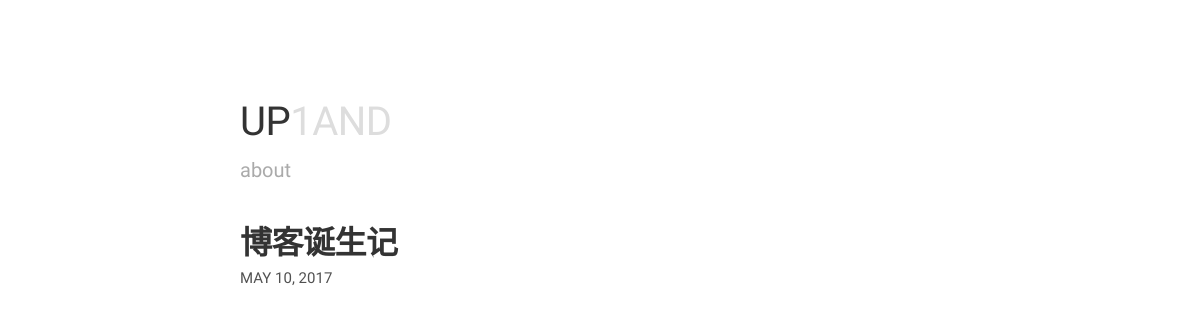
Before: / with the older database file.
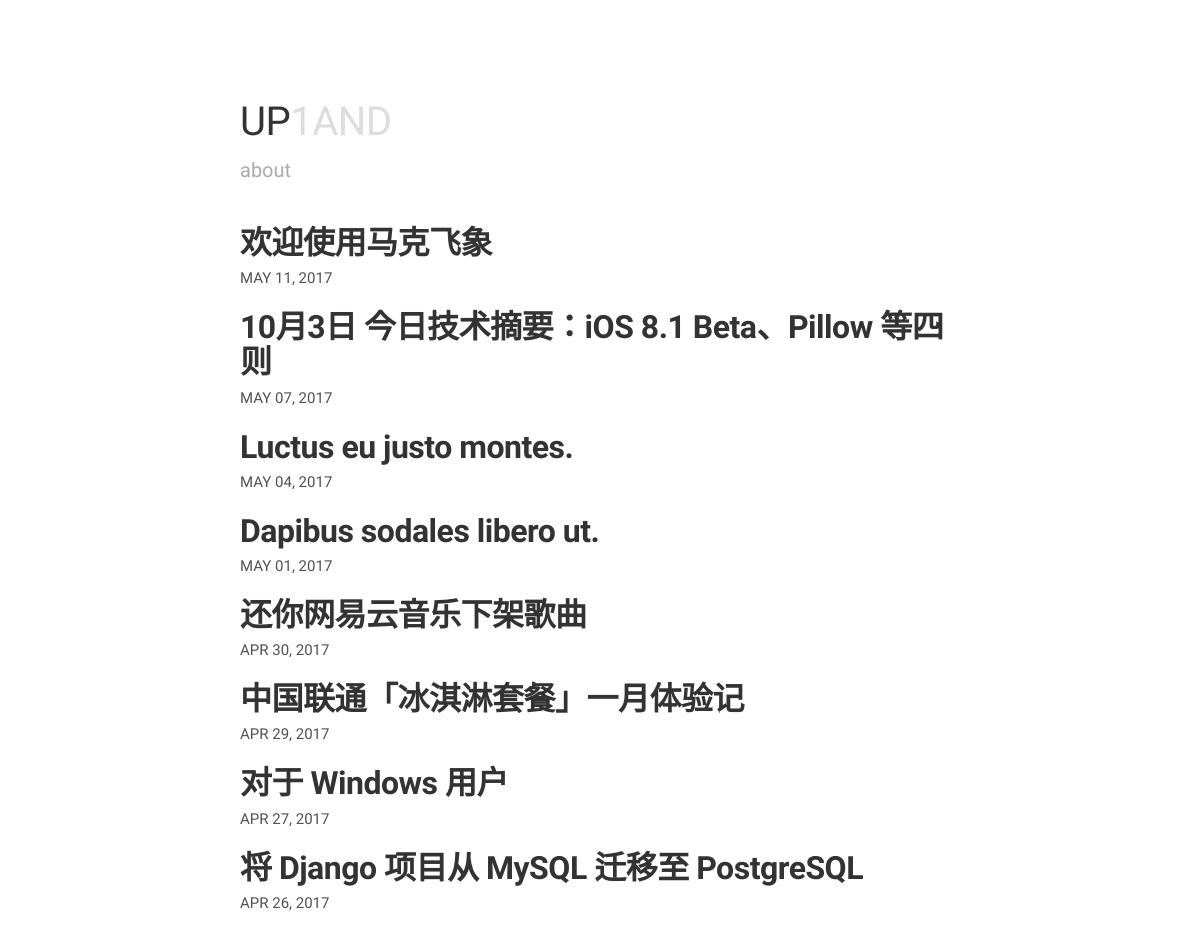
After: the same page with the newer database file.
### app/models.py (models this page shows, shortened)
class Post(db.Model):
    __tablename__ = 'posts'
    id = db.Column(db.Integer, primary_key=True)
    title = db.Column(db.String(64))
    slug = db.Column(db.String(64))
    content = db.Column(db.String)
    created = db.Column(db.DateTime, default=datetime.datetime.utcnow)
    modified = db.Column(db.DateTime, onupdate=datetime.datetime.utcnow)
    type = db.Column(db.String(10), default='post')
    status = db.Column(db.Boolean)
    order = db.Column(db.Integer, default=0)
    views = db.Column(db.Integer, default=1)
    comment_status = db.Column(db.Boolean)
    author_id = db.Column(db.Integer, db.ForeignKey('users.id'))
    metas = db.relationship('Meta',
                        secondary=post_metas,
                        backref=db.backref('posts', lazy='dynamic'))

### app/main/views.py (the view)
@main.route('/')
def index():
    arg_page = request.args.get('page', 1, type=int)
    pagination = Post.query.filter_by(type='post').order_by(Post.created.desc()).paginate(arg_page, per_page=10, error_out=False)
    posts = pagination.items
    return render_template('index.html', posts=posts, pagination=pagination)

### app/templates/index.html (shortened to what this page needs)
{% extends "base.html" %}
{% block content %}
<div class="content list">
{% for post in posts %}
  <div class="list-item">
    <h2 class="list-post-title">
      <a href="{{ url_for('main.post', post_id=post.id) }}">{{ post.title }}</a>
    </h2>
    <div class="list-post-date">
      <time>{{ post.created|strftime }}</time>
    </div>
  </div>
{% endfor %}
</div>
{% endblock %}

### app/templates/base.html (shortened to what this page needs)
<!doctype html>
<html>
<head>
    <link rel="stylesheet" href="{{ url_for('static', filename='css/style.css') }}">
</head>
<body>
  <div class="container">
    {% include "header.html" %}
    {% block content %}{% endblock %}
  </div>
</body>
</html>

### app/templates/header.html (shortened to what this page needs)
<header class="masthead">
  {% if request.path == '/' %}
  <h1 class="masthead-title">
    <a href="{{ url_for('main.index') }}/">UP<span>1AND</span></a>
  </h1>
  <nav class="masthead-nav">
    <a href="{{ url_for('main.page', slug='about') }}" class="menu-link">about</a>
  </nav>
  {% else %}
  <h1 class="masthead-title--small">
    <a href="{{ url_for('main.index') }}">UP1AND</a>
  </h1>
  {% endif %}
</header>

### app/static/css/style.css (style rules this page uses)
* { -webkit-box-sizing: border-box; -moz-box-sizing: border-box; box-sizing: border-box; }
html, body { margin: 0; padding: 0; }
html { font-family: "Source Sans Pro", "Helvetica Neue", Helvetica, Arial, sans-serif; font-size: 18px; font-weight: 300; line-height: 1.6; }
@media (min-width: 38em) { html { font-size: 20px; } }
body { color: #515151; background-color: #fff; -webkit-text-size-adjust: 100%; -ms-text-size-adjust: 100%; }
a { color: #268bd2; text-decoration: none; }
h1, h2, h3, h4, h5, h6 { margin-top: 0; margin-bottom: .5rem; font-weight: 600; line-height: 1.1; color: #333; letter-spacing: -.025rem; }
h1 { font-size: 2rem; }
h2 { font-size: 1.6rem; }
.container { max-width: 38rem; padding: 2rem 1.5rem; margin-left: auto; margin-right: auto; }
@media (min-width: 38rem) { .container { padding: 5rem 1rem; } }
.masthead-title { font-weight: 300; }
.masthead-title a { color: #333; }
.masthead-title span { color: #ddd; }
.masthead .masthead-nav { margin-bottom: 2rem; }
.masthead .masthead-nav a { color: #aaa; font-weight: 300; text-transform: lowercase; -webkit-transition: all .2s ease; -moz-transition: all .2s ease; transition: all .2s ease; }
.list-post-title { margin-bottom: .25rem; }
.list-post-title a { color: #333; }
.list-post-date { margin-bottom: 1rem; font-size: .75rem; text-transform: uppercase; }

Changed rows visible on the page:
removed Post: title "博客诞生记", created|strftime "MAY 10, 2017"
added Post: title "欢迎使用马克飞象", created|strftime "MAY 11, 2017"
added Post: title "10月3日 今日技术摘要：iOS 8.1 Beta、Pillow 等四则", created|strftime "MAY 07, 2017"
added Post: title "Luctus eu justo montes.", created|strftime "MAY 04, 2017"
added Post: title "Dapibus sodales libero ut.", created|strftime "MAY 01, 2017"
added Post: title "还你网易云音乐下架歌曲", created|strftime "APR 30, 2017"
now on this page (row edited): Post: title "中国联通「冰淇淋套餐」一月体验记", created|strftime "APR 29, 2017"
added Post: title "对于 Windows 用户", created|strftime "APR 27, 2017"
added Post: title "将 Django 项目从 MySQL 迁移至 PostgreSQL", created|strftime "APR 26, 2017"
